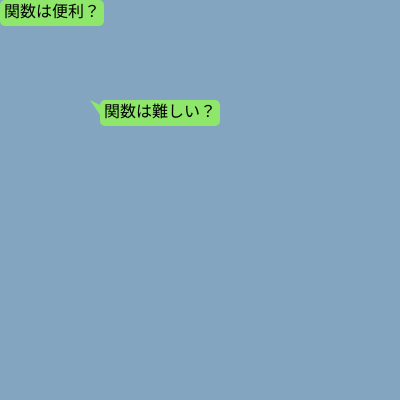
Frame 1 (no input)
Frame 60 (no input): identical to frame 1, image omitted
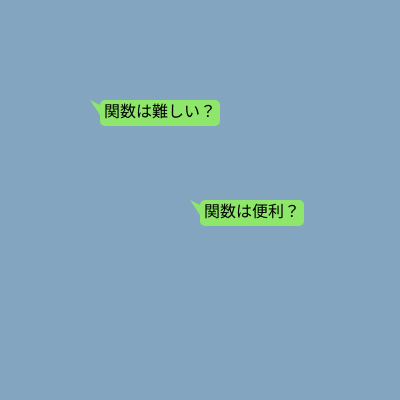
Frame 120 (the mouse pressed at the canvas centre since frame 60)

The p5.js sketch that drew these frames (run headless with seeded random() and noise() and a simulated clock; from frame 60 on, the mouse is pressed at the canvas centre):

// p5.js sketch
// ── sketch.js
// 吹き出し
function setup(){
  createCanvas(400, 400);
  textSize(16);
}

function draw(){
  background(131, 165, 191);
  balloon("関数は難しい？", 100, 100);
  balloon("関数は便利？", mouseX, mouseY);
}

function balloon(t, x, y){
  const w = textWidth(t); // テキストの幅
  const h = textAscent() + textDescent(); // テキストの高さ
  const p = 4; // 余白の大きさ (padding)

  push();

  // BLANK[1] 吹き出しの背景を先に描く
  fill(142, 230, 107);
  noStroke();
  rect(x, y, w + p * 2, h + p * 2, 5);// BLANK[2] 吹き出しの三角形を描く
  triangle(x, y + 5, x, y + 15, x - 10, y);
  // 吹き出しのテキストを次に描く
  textAlign(LEFT, CENTER);
  fill(0);
  text(t, x + p, y + h / 2 + p);
  
  pop();
}
